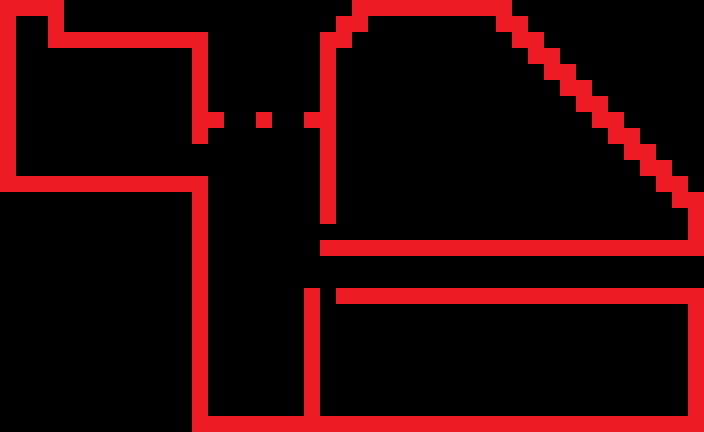

A 2D game scene composited from a Tiled map and its tileset images. What follows is a short description and the map's XML, with every tile layer's data as written:
An orthogonal 44x27 tile map with 16x16 px tiles, 2 tile layers (WALL, collision), 2 tilesets and 2 objects.

<map version="1.0" orientation="orthogonal" renderorder="right-down" width="44" height="27" tilewidth="16" tileheight="16" nextobjectid="1">
 <properties>
  <property name="unity:scale" value="0.0625" />
 </properties>
 <tileset firstgid="1" name="rpg_maker_vx___tiny_little_town_by_gyrogun-d4jgh13" tilewidth="16" tileheight="16" tilecount="2304" columns="48">
  <image source="tilesource/rpg_maker_vx___tiny_little_town_by_gyrogun-d4jgh13.png" trans="a8a8a8" width="778" height="774" />
 </tileset>
 <tileset firstgid="2305" name="red" tilewidth="16" tileheight="16" tilecount="2880" columns="72">
  <image source="tilesource/red.png" trans="a8a8a8" width="1152" height="648" />
  <tile id="0">
   <properties>
    <property name="unity:scale" value="0.0625" />
   </properties>
   <objectgroup draworder="index">
    <object id="1" x="0" y="0" width="16" height="16" />
    <object id="2" x="-4.8125" y="10.0625" height="0.25" />
   </objectgroup>
  </tile>
 </tileset>
 <layer name="WALL" width="44" height="27">
  <data encoding="csv">
2115,2115,2115,2115,0,0,0,0,0,0,0,0,0,0,0,0,0,0,0,0,0,0,2115,2115,2115,2115,2115,2115,2115,2115,2115,2115,0,0,0,0,0,0,0,0,0,0,0,0,
2115,0,0,2115,0,0,0,0,0,0,0,0,0,0,0,0,0,0,0,0,0,2115,2115,0,0,0,0,0,0,0,0,2115,2115,0,0,0,0,0,0,0,0,0,0,0,
2115,0,0,2115,2115,2115,2115,2115,2115,2115,2115,2115,2115,0,0,0,0,0,0,0,2115,2115,0,0,0,0,0,0,0,0,0,0,2115,2115,0,0,0,0,0,0,0,0,0,0,
2115,0,0,0,0,0,0,0,0,0,0,0,2115,0,0,0,0,0,0,0,2115,0,0,0,0,0,0,0,0,0,0,0,0,2115,2115,0,0,0,0,0,0,0,0,0,
2115,0,0,0,0,0,0,0,0,0,0,0,2115,0,0,0,0,0,0,0,2115,0,0,0,0,0,0,0,0,0,0,0,0,0,2115,2115,0,0,0,0,0,0,0,0,
2115,0,0,0,0,0,0,0,0,0,0,0,2115,0,0,0,0,0,0,0,2115,0,0,0,0,0,0,0,0,0,0,0,0,0,0,2115,2115,0,0,0,0,0,0,0,
2115,0,0,0,0,0,0,0,0,0,0,0,2115,0,0,0,0,0,0,0,2115,0,0,0,0,0,0,0,0,0,0,0,0,0,0,0,2115,2115,0,0,0,0,0,0,
2115,0,0,0,0,0,0,0,0,0,0,0,2115,2115,0,0,2115,0,0,2115,2115,0,0,0,0,0,0,0,0,0,0,0,0,0,0,0,0,2115,2115,0,0,0,0,0,
2115,0,0,0,0,0,0,0,0,0,0,0,2115,0,0,0,0,0,0,0,2115,0,0,0,0,0,0,0,0,0,0,0,0,0,0,0,0,0,2115,2115,0,0,0,0,
2115,0,0,0,0,0,0,0,0,0,0,0,0,0,0,0,0,0,0,0,2115,0,0,0,0,0,0,0,0,0,0,0,0,0,0,0,0,0,0,2115,2115,0,0,0,
2115,0,0,0,0,0,0,0,0,0,0,0,0,0,0,0,0,0,0,0,2115,0,0,0,0,0,0,0,0,0,0,0,0,0,0,0,0,0,0,0,2115,2115,0,0,
2115,2115,2115,2115,2115,2115,2115,2115,2115,2115,2115,2115,2115,0,0,0,0,0,0,0,2115,0,0,0,0,0,0,0,0,0,0,0,0,0,0,0,0,0,0,0,0,2115,2115,0,
0,0,0,0,0,0,0,0,0,0,0,0,2115,0,0,0,0,0,0,0,2115,0,0,0,0,0,0,0,0,0,0,0,0,0,0,0,0,0,0,0,0,0,2115,2115,
0,0,0,0,0,0,0,0,0,0,0,0,2115,0,0,0,0,0,0,0,2115,0,0,0,0,0,0,0,0,0,0,0,0,0,0,0,0,0,0,0,0,0,0,2115,
0,0,0,0,0,0,0,0,0,0,0,0,2115,0,0,0,0,0,0,0,0,0,0,0,0,0,0,0,0,0,0,0,0,0,0,0,0,0,0,0,0,0,0,2115,
0,0,0,0,0,0,0,0,0,0,0,0,2115,0,0,0,0,0,0,0,2115,2115,2115,2115,2115,2115,2115,2115,2115,2115,2115,2115,2115,2115,2115,2115,2115,2115,2115,2115,2115,2115,2115,2115,
0,0,0,0,0,0,0,0,0,0,0,0,2115,0,0,0,0,0,0,0,0,0,0,0,0,0,0,0,0,0,0,0,0,0,0,0,0,0,0,0,0,0,0,0,
0,0,0,0,0,0,0,0,0,0,0,0,2115,0,0,0,0,0,0,0,0,0,0,0,0,0,0,0,0,0,0,0,0,0,0,0,0,0,0,0,0,0,0,0,
0,0,0,0,0,0,0,0,0,0,0,0,2115,0,0,0,0,0,0,2115,0,2115,2115,2115,2115,2115,2115,2115,2115,2115,2115,2115,2115,2115,2115,2115,2115,2115,2115,2115,2115,2115,2115,2115,
0,0,0,0,0,0,0,0,0,0,0,0,2115,0,0,0,0,0,0,2115,0,0,0,0,0,0,0,0,0,0,0,0,0,0,0,0,0,0,0,0,0,0,0,2115,
0,0,0,0,0,0,0,0,0,0,0,0,2115,0,0,0,0,0,0,2115,0,0,0,0,0,0,0,0,0,0,0,0,0,0,0,0,0,0,0,0,0,0,0,2115,
0,0,0,0,0,0,0,0,0,0,0,0,2115,0,0,0,0,0,0,2115,0,0,0,0,0,0,0,0,0,0,0,0,0,0,0,0,0,0,0,0,0,0,0,2115,
0,0,0,0,0,0,0,0,0,0,0,0,2115,0,0,0,0,0,0,2115,0,0,0,0,0,0,0,0,0,0,0,0,0,0,0,0,0,0,0,0,0,0,0,2115,
0,0,0,0,0,0,0,0,0,0,0,0,2115,0,0,0,0,0,0,2115,0,0,0,0,0,0,0,0,0,0,0,0,0,0,0,0,0,0,0,0,0,0,0,2115,
0,0,0,0,0,0,0,0,0,0,0,0,2115,0,0,0,0,0,0,2115,0,0,0,0,0,0,0,0,0,0,0,0,0,0,0,0,0,0,0,0,0,0,0,2115,
0,0,0,0,0,0,0,0,0,0,0,0,2115,0,0,0,0,0,0,2115,0,0,0,0,0,0,0,0,0,0,0,0,0,0,0,0,0,0,0,0,0,0,0,2115,
0,0,0,0,0,0,0,0,0,0,0,0,2115,2115,2115,2115,2115,2115,2115,2115,2115,2115,2115,2115,2115,2115,2115,2115,2115,2115,2115,2115,2115,2115,2115,2115,2115,2115,2115,2115,2115,2115,2115,2115
</data>
 </layer>
 <layer name="collision" width="44" height="27">
  <data encoding="csv">
2305,2305,2305,2305,0,0,0,0,0,0,0,0,0,0,0,0,0,0,0,0,0,0,2305,2305,2305,2305,2305,2305,2305,2305,2305,2305,0,0,0,0,0,0,0,0,0,0,0,0,
2305,0,0,2305,0,0,0,0,0,0,0,0,0,0,0,0,0,0,0,0,0,2305,2305,0,0,0,0,0,0,0,0,2305,2305,0,0,0,0,0,0,0,0,0,0,0,
2305,0,0,2305,2305,2305,2305,2305,2305,2305,2305,2305,2305,0,0,0,0,0,0,0,2305,2305,0,0,0,0,0,0,0,0,0,0,2305,2305,0,0,0,0,0,0,0,0,0,0,
2305,0,0,0,0,0,0,0,0,0,0,0,2305,0,0,0,0,0,0,0,2305,0,0,0,0,0,0,0,0,0,0,0,0,2305,2305,0,0,0,0,0,0,0,0,0,
2305,0,0,0,0,0,0,0,0,0,0,0,2305,0,0,0,0,0,0,0,2305,0,0,0,0,0,0,0,0,0,0,0,0,0,2305,2305,0,0,0,0,0,0,0,0,
2305,0,0,0,0,0,0,0,0,0,0,0,2305,0,0,0,0,0,0,0,2305,0,0,0,0,0,0,0,0,0,0,0,0,0,0,2305,2305,0,0,0,0,0,0,0,
2305,0,0,0,0,0,0,0,0,0,0,0,2305,0,0,0,0,0,0,0,2305,0,0,0,0,0,0,0,0,0,0,0,0,0,0,0,2305,2305,0,0,0,0,0,0,
2305,0,0,0,0,0,0,0,0,0,0,0,2305,2305,0,0,2305,0,0,2305,2305,0,0,0,0,0,0,0,0,0,0,0,0,0,0,0,0,2305,2305,0,0,0,0,0,
2305,0,0,0,0,0,0,0,0,0,0,0,2305,0,0,0,0,0,0,0,2305,0,0,0,0,0,0,0,0,0,0,0,0,0,0,0,0,0,2305,2305,0,0,0,0,
2305,0,0,0,0,0,0,0,0,0,0,0,0,0,0,0,0,0,0,0,2305,0,0,0,0,0,0,0,0,0,0,0,0,0,0,0,0,0,0,2305,2305,0,0,0,
2305,0,0,0,0,0,0,0,0,0,0,0,0,0,0,0,0,0,0,0,2305,0,0,0,0,0,0,0,0,0,0,0,0,0,0,0,0,0,0,0,2305,2305,0,0,
2305,2305,2305,2305,2305,2305,2305,2305,2305,2305,2305,2305,2305,0,0,0,0,0,0,0,2305,0,0,0,0,0,0,0,0,0,0,0,0,0,0,0,0,0,0,0,0,2305,2305,0,
0,0,0,0,0,0,0,0,0,0,0,0,2305,0,0,0,0,0,0,0,2305,0,0,0,0,0,0,0,0,0,0,0,0,0,0,0,0,0,0,0,0,0,2305,2305,
0,0,0,0,0,0,0,0,0,0,0,0,2305,0,0,0,0,0,0,0,2305,0,0,0,0,0,0,0,0,0,0,0,0,0,0,0,0,0,0,0,0,0,0,2305,
0,0,0,0,0,0,0,0,0,0,0,0,2305,0,0,0,0,0,0,0,0,0,0,0,0,0,0,0,0,0,0,0,0,0,0,0,0,0,0,0,0,0,0,2305,
0,0,0,0,0,0,0,0,0,0,0,0,2305,0,0,0,0,0,0,0,2305,2305,2305,2305,2305,2305,2305,2305,2305,2305,2305,2305,2305,2305,2305,2305,2305,2305,2305,2305,2305,2305,2305,2305,
0,0,0,0,0,0,0,0,0,0,0,0,2305,0,0,0,0,0,0,0,0,0,0,0,0,0,0,0,0,0,0,0,0,0,0,0,0,0,0,0,0,0,0,0,
0,0,0,0,0,0,0,0,0,0,0,0,2305,0,0,0,0,0,0,0,0,0,0,0,0,0,0,0,0,0,0,0,0,0,0,0,0,0,0,0,0,0,0,0,
0,0,0,0,0,0,0,0,0,0,0,0,2305,0,0,0,0,0,0,2305,0,2305,2305,2305,2305,2305,2305,2305,2305,2305,2305,2305,2305,2305,2305,2305,2305,2305,2305,2305,2305,2305,2305,2305,
0,0,0,0,0,0,0,0,0,0,0,0,2305,0,0,0,0,0,0,2305,0,0,0,0,0,0,0,0,0,0,0,0,0,0,0,0,0,0,0,0,0,0,0,2305,
0,0,0,0,0,0,0,0,0,0,0,0,2305,0,0,0,0,0,0,2305,0,0,0,0,0,0,0,0,0,0,0,0,0,0,0,0,0,0,0,0,0,0,0,2305,
0,0,0,0,0,0,0,0,0,0,0,0,2305,0,0,0,0,0,0,2305,0,0,0,0,0,0,0,0,0,0,0,0,0,0,0,0,0,0,0,0,0,0,0,2305,
0,0,0,0,0,0,0,0,0,0,0,0,2305,0,0,0,0,0,0,2305,0,0,0,0,0,0,0,0,0,0,0,0,0,0,0,0,0,0,0,0,0,0,0,2305,
0,0,0,0,0,0,0,0,0,0,0,0,2305,0,0,0,0,0,0,2305,0,0,0,0,0,0,0,0,0,0,0,0,0,0,0,0,0,0,0,0,0,0,0,2305,
0,0,0,0,0,0,0,0,0,0,0,0,2305,0,0,0,0,0,0,2305,0,0,0,0,0,0,0,0,0,0,0,0,0,0,0,0,0,0,0,0,0,0,0,2305,
0,0,0,0,0,0,0,0,0,0,0,0,2305,0,0,0,0,0,0,2305,0,0,0,0,0,0,0,0,0,0,0,0,0,0,0,0,0,0,0,0,0,0,0,2305,
0,0,0,0,0,0,0,0,0,0,0,0,2305,2305,2305,2305,2305,2305,2305,2305,2305,2305,2305,2305,2305,2305,2305,2305,2305,2305,2305,2305,2305,2305,2305,2305,2305,2305,2305,2305,2305,2305,2305,2305
</data>
 </layer>
</map>
